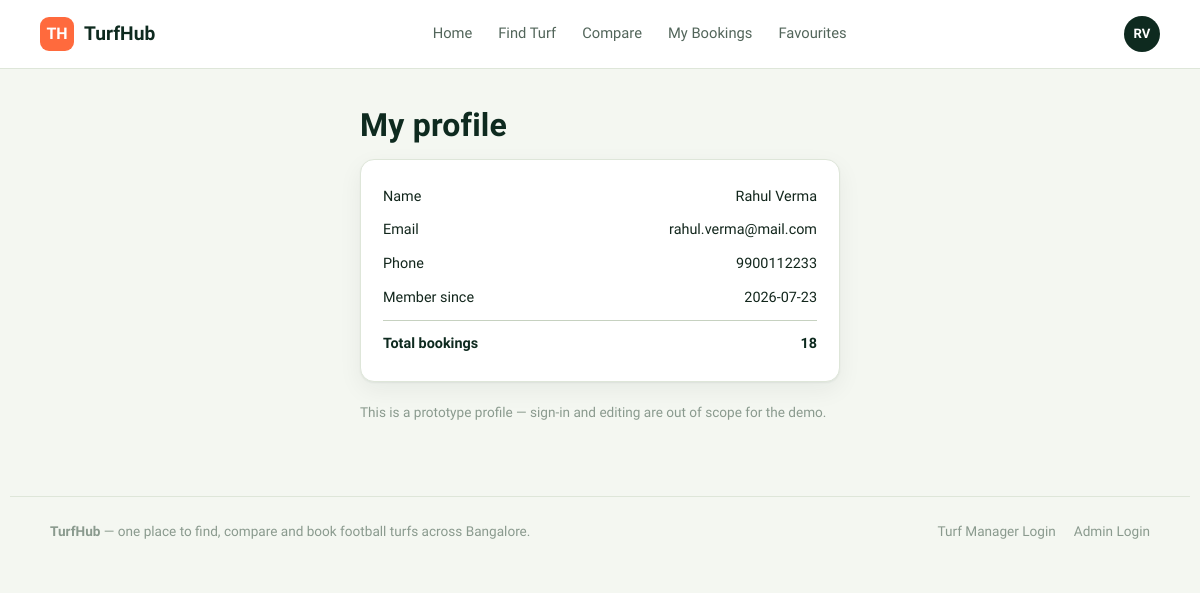
/profile, run on the app's committed database.
### tables this page shows
CREATE TABLE customers (
    id INTEGER PRIMARY KEY,
    name TEXT NOT NULL,
    email TEXT NOT NULL,
    phone TEXT NOT NULL,
    joined_date TEXT NOT NULL
);

### blueprints/customer/routes.py (the view)
@customer_bp.route("/profile")
def profile():
    conn = get_db()
    customer = conn.execute("SELECT * FROM customers WHERE id=?", (CURRENT_CUSTOMER_ID,)).fetchone()
    total_bookings = conn.execute(
        "SELECT COUNT(*) n FROM bookings WHERE customer_id=?", (CURRENT_CUSTOMER_ID,)
    ).fetchone()["n"]
    conn.close()
    return render_template("customer/profile.html", customer=customer, total_bookings=total_bookings)

### database.py (called while the page is built)
def get_db():
    conn = sqlite3.connect(DATABASE_PATH)
    conn.row_factory = sqlite3.Row
    conn.execute("PRAGMA foreign_keys = ON")
    return conn

### templates/customer/profile.html (shortened to what this page needs)
{% extends "base_customer.html" %}
{% block customer_content %}
<div style="max-width:480px;margin:0 auto;padding-top:32px;">
  <h1>My profile</h1>
  <div class="panel">
    <div class="summary-row"><span>Name</span><span>{{ customer.name }}</span></div>
    <div class="summary-row"><span>Email</span><span>{{ customer.email }}</span></div>
    <div class="summary-row"><span>Phone</span><span>{{ customer.phone }}</span></div>
    <div class="summary-row"><span>Member since</span><span>{{ customer.joined_date }}</span></div>
    <div class="summary-row total"><span>Total bookings</span><span>{{ total_bookings }}</span></div>
  </div>
  <p class="muted">This is a prototype profile — sign-in and editing are out of scope for the demo.</p>
</div>
{% endblock %}

### static/css/style.css (style rules this page uses)
:root { --bg: #F4F7F1; --bg-alt: #FFFFFF; --pitch-900: #0E2A1F; --pitch-800: #163829; --pitch-700: #1F4A36; --pitch-600: #2C5F45; --line: #DEE6D9; --line-strong: #C6D1C0; --ink: #12261C; --ink-soft: #52655A; --ink-faint: #8A9A8E; --accent: #FF6A3D; --accent-dark: #E14F22; --accent-soft: #FFE4D8; --amber: #E39A1F; --amber-soft: #FCEDCB; --success: #2E7D4F; --success-soft: #DCEFE1; --danger: #C63C3C; --danger-soft: #FBE1DF; --radius-sm: 8px; --radius-md: 14px; --radius-lg: 20px; --shadow-card: 0 1px 2px rgba(14,42,31,0.06), 0 8px 24px rgba(14,42,31,0.06); --font-display: 'Barlow Condensed', 'Arial Narrow', sans-serif; --font-body: 'Work Sans', -apple-system, sans-serif; }
* { box-sizing: border-box; }
html, body { margin: 0; padding: 0; }
body { font-family: var(--font-body); background: var(--bg); color: var(--ink); line-height: 1.5; -webkit-font-smoothing: antialiased; }
h1, h2, h3, h4 { font-family: var(--font-display); color: var(--pitch-900); margin: 0 0 0.3em; font-weight: 600; letter-spacing: 0.2px; }
h1 { font-size: 2rem; }
p { margin: 0 0 1em; color: var(--ink-soft); }
.panel { background: var(--bg-alt); border: 1px solid var(--line); border-radius: var(--radius-md); padding: 20px 22px; margin-bottom: 20px; box-shadow: var(--shadow-card); }
.summary-row { display: flex; justify-content: space-between; padding: 6px 0; font-size: 0.9rem; }
.summary-row.total { border-top: 1px solid var(--line-strong); margin-top: 6px; padding-top: 12px; font-weight: 700; color: var(--pitch-900); }
.muted { color: var(--ink-faint); font-size: 0.85rem; }

### data on the page
customers: name "Rahul Verma", email "rahul.verma@mail.com", phone "9900112233", joined_date "2026-07-23"

### other printed values
{{ total_bookings }} "18"
